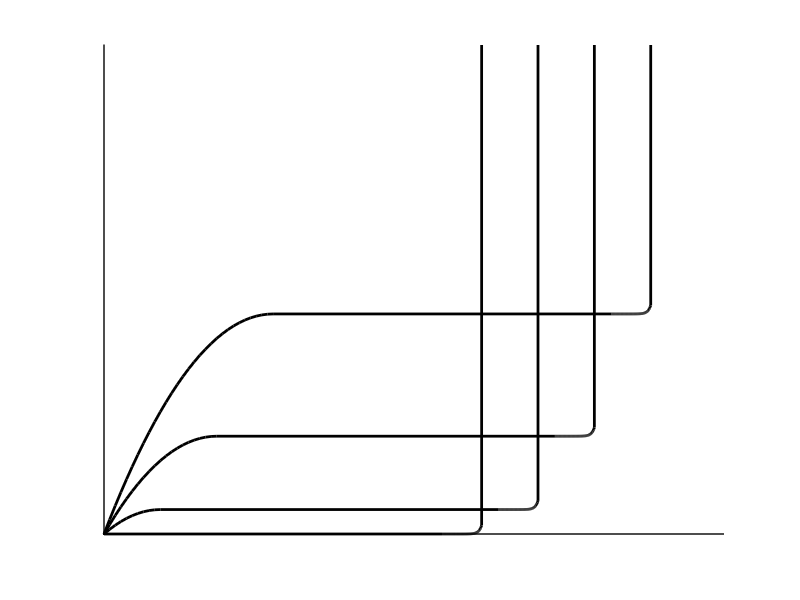
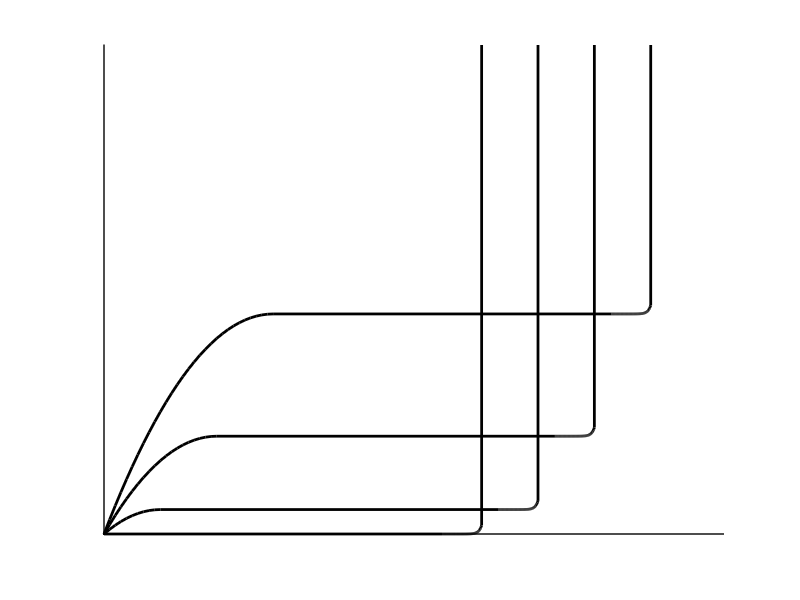

Source code (MATLAB) for these figures, in order:
#nMOSFET characteristics showing Early voltage's effect'

clf
hold on

kn=0.0002;
vt=1;
VA=8;

ID=@(vds,vgs) kn.*[(vgs-vt).*vds-vds.^2./2];      %triode region
IDs=@(vgs) kn./2.*(vgs-vt).^2;                      %saturation region

%axis
plot([0,11],[0,0],'linewidth',1,'color','black')
plot([0,0],[0,0.003],'linewidth',1,'color','black')


v=[1,2,3,4];
for vgs=v
vds=0:0.1:(vgs-vt);
plot(vds,ID(vds,vgs),'linewidth',2,'color','black')
endfor


plot([0,6],[IDs(1),IDs(1)],'linewidth',2,'color','black')
plot([1,7],[IDs(2),IDs(2)],'linewidth',2,'color','black')
plot([2,8],[IDs(3),IDs(3)],'linewidth',2,'color','black')
plot([3,9],[IDs(4),IDs(4)],'linewidth',2,'color','black')


iexp= @(vds) 8.*10^(-11).*(e.^(20.*(vds-6)-1))+IDs(1);
vds=6:0.01:6.7;
plot(vds,iexp(vds),'linewidth',2,'color','black')
plot([6.7,6.7],[iexp(6.7),0.002],'linewidth',2,'color','black')

iexp= @(vds) 8.*10^(-11).*(e.^(20.*(vds-7)-1))+IDs(2);
vds=7:0.01:7.7;
plot(vds,iexp(vds),'linewidth',2,'color','black')
plot([7.7,7.7],[iexp(7.7),0.002],'linewidth',2,'color','black')


iexp= @(vds) 8.*10^(-11).*(e.^(20.*(vds-8)-1))+IDs(3);
vds=8:0.01:8.7;
plot(vds,iexp(vds),'linewidth',2,'color','black')
plot([8.7,8.7],[iexp(8.7),0.002],'linewidth',2,'color','black')


iexp= @(vds) 8.*10^(-11).*(e.^(20.*(vds-9)-1))+IDs(4);
vds=9:0.01:9.7;
plot(vds,iexp(vds),'linewidth',2,'color','black')
plot([9.7,9.7],[iexp(9.7),0.002],'linewidth',2,'color','black')


%axis
%plot([0,11],[0,0],"linewidth",1,"color","black")
%plot([0,0],[0,IDs(6,2.6)],"linewidth",1,"color","black")

axis([0 ,11,0,0.002])
axis off
grid off

print -demf nEnhancementBreakdown.emf
print -deps nEnhancementBreakdown.eps
